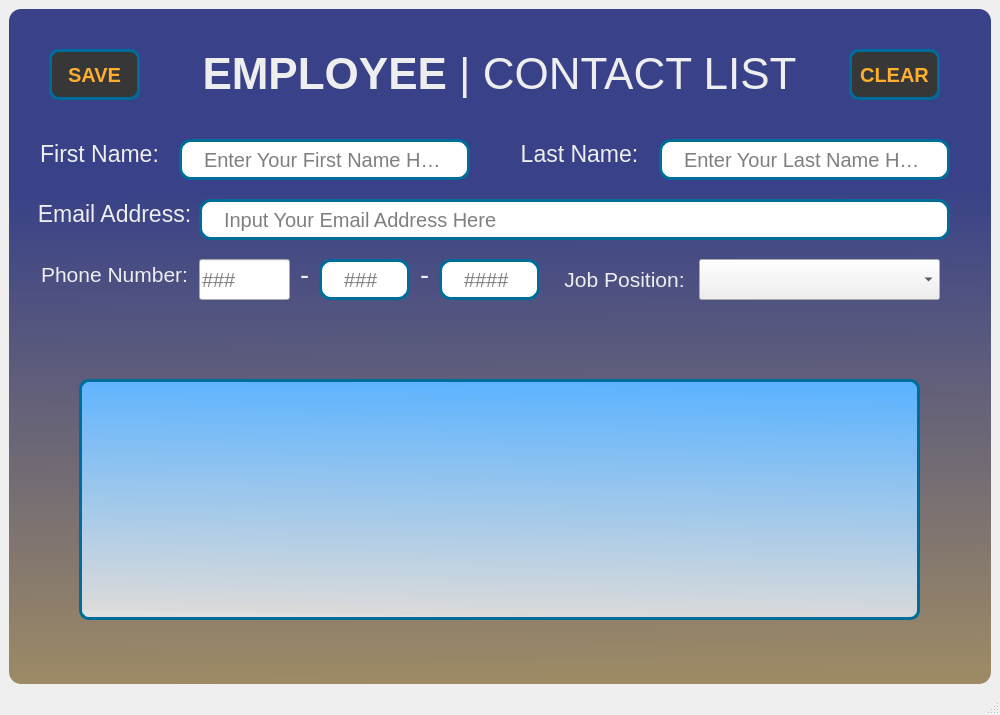
<?xml version="1.0" encoding="UTF-8"?>
<ui version="4.0">
 <class>ContactListMainScreen</class>
 <widget class="QMainWindow" name="ContactListMainScreen">
  <property name="geometry">
   <rect>
    <x>0</x>
    <y>0</y>
    <width>1000</width>
    <height>715</height>
   </rect>
  </property>
  <property name="minimumSize">
   <size>
    <width>1000</width>
    <height>700</height>
   </size>
  </property>
  <property name="windowTitle">
   <string>MainWindow</string>
  </property>
  <widget class="QWidget" name="centralwidget">
   <layout class="QHBoxLayout" name="horizontalLayout">
    <item>
     <widget class="QFrame" name="Backgrondframe">
      <property name="styleSheet">
       <string notr="true">QFrame{
	
	background-color: qlineargradient(spread:pad, x1:0.539773, y1:1, x2:0.528636, y2:0.266, stop:0 rgba(158, 139, 101, 255), stop:1 rgba(57, 66, 136, 255));
	color: rgb(230, 230, 230);
	border-radius: 12px;
}</string>
      </property>
      <property name="frameShape">
       <enum>QFrame::StyledPanel</enum>
      </property>
      <property name="frameShadow">
       <enum>QFrame::Raised</enum>
      </property>
      <widget class="QLabel" name="label_mainTitle">
       <property name="geometry">
        <rect>
         <x>0</x>
         <y>30</y>
         <width>981</width>
         <height>71</height>
        </rect>
       </property>
       <property name="font">
        <font>
         <family>Segoe UI</family>
         <pointsize>33</pointsize>
        </font>
       </property>
       <property name="styleSheet">
        <string notr="true">color: rgb(238, 238, 238);
background: transparent;</string>
       </property>
       <property name="text">
        <string>&lt;html&gt;&lt;head/&gt;&lt;body&gt;&lt;p&gt;&lt;span style=&quot; font-weight:600;&quot;&gt;EMPLOYEE&lt;/span&gt; | CONTACT LIST&lt;/p&gt;&lt;/body&gt;&lt;/html&gt;</string>
       </property>
       <property name="alignment">
        <set>Qt::AlignCenter</set>
       </property>
      </widget>
      <widget class="QLineEdit" name="lineEdit_firstName">
       <property name="geometry">
        <rect>
         <x>170</x>
         <y>130</y>
         <width>291</width>
         <height>41</height>
        </rect>
       </property>
       <property name="font">
        <font>
         <family>Segoe UI</family>
         <pointsize>15</pointsize>
        </font>
       </property>
       <property name="styleSheet">
        <string notr="true">QLineEdit {
	border: 3px solid rgb(0, 108, 154);
	border-radius: 12px;
	color: rgb(0, 0, 0);
	padding-left: 20px;
	padding-right: 20px; 
	background-color: rgb(255, 255, 255);
}

QLineEdit:hover {
	border: 2px solid rgb(0, 165, 230);
}

QLineEdit:focus{
	border: 2px solid rgb(85, 170, 255);
	
	background-color: rgb(198, 198, 198);
}</string>
       </property>
       <property name="placeholderText">
        <string>Enter Your First Name Here</string>
       </property>
      </widget>
      <widget class="QLabel" name="label_firstName">
       <property name="geometry">
        <rect>
         <x>20</x>
         <y>110</y>
         <width>141</width>
         <height>71</height>
        </rect>
       </property>
       <property name="font">
        <font>
         <family>Segoe UI</family>
         <pointsize>17</pointsize>
        </font>
       </property>
       <property name="styleSheet">
        <string notr="true">color: rgb(238, 238, 238);
background: transparent;</string>
       </property>
       <property name="text">
        <string>&lt;html&gt;&lt;head/&gt;&lt;body&gt;&lt;p&gt;First Name:&lt;/p&gt;&lt;/body&gt;&lt;/html&gt;</string>
       </property>
       <property name="alignment">
        <set>Qt::AlignCenter</set>
       </property>
      </widget>
      <widget class="QLabel" name="label_emailAddress">
       <property name="geometry">
        <rect>
         <x>20</x>
         <y>170</y>
         <width>171</width>
         <height>71</height>
        </rect>
       </property>
       <property name="font">
        <font>
         <family>Segoe UI</family>
         <pointsize>17</pointsize>
        </font>
       </property>
       <property name="styleSheet">
        <string notr="true">color: rgb(238, 238, 238);
background: transparent;</string>
       </property>
       <property name="text">
        <string>&lt;html&gt;&lt;head/&gt;&lt;body&gt;&lt;p&gt;Email Address:&lt;/p&gt;&lt;/body&gt;&lt;/html&gt;</string>
       </property>
       <property name="alignment">
        <set>Qt::AlignCenter</set>
       </property>
      </widget>
      <widget class="QLineEdit" name="lineEdit_emailAddress">
       <property name="geometry">
        <rect>
         <x>190</x>
         <y>190</y>
         <width>751</width>
         <height>41</height>
        </rect>
       </property>
       <property name="font">
        <font>
         <family>Segoe UI</family>
         <pointsize>15</pointsize>
        </font>
       </property>
       <property name="styleSheet">
        <string notr="true">QLineEdit {
	border: 3px solid rgb(0, 108, 154);
	border-radius: 12px;
	color: rgb(0, 0, 0);
	padding-left: 20px;
	padding-right: 20px; 
	background-color: rgb(255, 255, 255);
}

QLineEdit:hover {
	border: 2px solid rgb(0, 165, 230);
}

QLineEdit:focus{
	border: 2px solid rgb(85, 170, 255);
	
	background-color: rgb(198, 198, 198);
}</string>
       </property>
       <property name="placeholderText">
        <string>Input Your Email Address Here</string>
       </property>
      </widget>
      <widget class="QLineEdit" name="lineEdit_lastName">
       <property name="geometry">
        <rect>
         <x>650</x>
         <y>130</y>
         <width>291</width>
         <height>41</height>
        </rect>
       </property>
       <property name="font">
        <font>
         <family>Segoe UI</family>
         <pointsize>15</pointsize>
        </font>
       </property>
       <property name="styleSheet">
        <string notr="true">QLineEdit {
	border: 3px solid rgb(0, 108, 154);
	border-radius: 12px;
	color: rgb(0, 0, 0);
	padding-left: 20px;
	padding-right: 20px; 
	background-color: rgb(255, 255, 255);
}

QLineEdit:hover {
	border: 2px solid rgb(0, 165, 230);
}

QLineEdit:focus{
	border: 2px solid rgb(85, 170, 255);
	
	background-color: rgb(198, 198, 198);
}</string>
       </property>
       <property name="placeholderText">
        <string>Enter Your Last Name Here</string>
       </property>
      </widget>
      <widget class="QLabel" name="label_lastName">
       <property name="geometry">
        <rect>
         <x>500</x>
         <y>110</y>
         <width>141</width>
         <height>71</height>
        </rect>
       </property>
       <property name="font">
        <font>
         <family>Segoe UI</family>
         <pointsize>17</pointsize>
        </font>
       </property>
       <property name="styleSheet">
        <string notr="true">color: rgb(238, 238, 238);
background: transparent;</string>
       </property>
       <property name="text">
        <string>&lt;html&gt;&lt;head/&gt;&lt;body&gt;&lt;p&gt;Last Name:&lt;/p&gt;&lt;/body&gt;&lt;/html&gt;</string>
       </property>
       <property name="alignment">
        <set>Qt::AlignCenter</set>
       </property>
      </widget>
      <widget class="QLabel" name="label_phoneNumber">
       <property name="geometry">
        <rect>
         <x>20</x>
         <y>230</y>
         <width>171</width>
         <height>71</height>
        </rect>
       </property>
       <property name="font">
        <font>
         <family>Segoe UI</family>
         <pointsize>16</pointsize>
        </font>
       </property>
       <property name="styleSheet">
        <string notr="true">color: rgb(238, 238, 238);
background: transparent;</string>
       </property>
       <property name="text">
        <string>&lt;html&gt;&lt;head/&gt;&lt;body&gt;&lt;p&gt;Phone Number:&lt;/p&gt;&lt;/body&gt;&lt;/html&gt;</string>
       </property>
       <property name="alignment">
        <set>Qt::AlignCenter</set>
       </property>
      </widget>
      <widget class="QComboBox" name="comboBox_jobPosition">
       <property name="geometry">
        <rect>
         <x>690</x>
         <y>250</y>
         <width>241</width>
         <height>41</height>
        </rect>
       </property>
       <property name="font">
        <font>
         <family>Segoe UI</family>
         <pointsize>15</pointsize>
        </font>
       </property>
       <property name="editable">
        <bool>false</bool>
       </property>
       <property name="currentText">
        <string/>
       </property>
       <property name="placeholderText">
        <string>Select Job Title Here</string>
       </property>
       <item>
        <property name="text">
         <string>Receptionist</string>
        </property>
       </item>
       <item>
        <property name="text">
         <string>Web Developer</string>
        </property>
       </item>
       <item>
        <property name="text">
         <string>Data Analyst</string>
        </property>
       </item>
       <item>
        <property name="text">
         <string>Software Engineer</string>
        </property>
       </item>
       <item>
        <property name="text">
         <string>Designer</string>
        </property>
       </item>
       <item>
        <property name="text">
         <string>Marketing Manager</string>
        </property>
       </item>
       <item>
        <property name="text">
         <string>Illustrator</string>
        </property>
       </item>
       <item>
        <property name="text">
         <string>Network Administrator</string>
        </property>
       </item>
       <item>
        <property name="text">
         <string>Graphic Designer</string>
        </property>
       </item>
       <item>
        <property name="text">
         <string>Brand Ambassador</string>
        </property>
       </item>
      </widget>
      <widget class="QLineEdit" name="lineEdit_phoneNumber1">
       <property name="geometry">
        <rect>
         <x>190</x>
         <y>250</y>
         <width>91</width>
         <height>41</height>
        </rect>
       </property>
       <property name="sizePolicy">
        <sizepolicy hsizetype="Fixed" vsizetype="Fixed">
         <horstretch>0</horstretch>
         <verstretch>0</verstretch>
        </sizepolicy>
       </property>
       <property name="font">
        <font>
         <family>Segoe UI</family>
         <pointsize>15</pointsize>
        </font>
       </property>
       <property name="styleSheet">
        <string notr="true">QLineEdit {
	setMaxLength: 3;
	border: 3px solid rgb(0, 108, 154);
	border-radius: 12px;
	color: rgb(0, 0, 0);
	padding-left: 20px;
	padding-right: 20px; 
	background-color: rgb(255, 255, 255);
}

QLineEdit:hover {
	border: 2px solid rgb(0, 165, 230);
}

QLineEdit:focus{
	border: 2px solid rgb(85, 170, 255);
	
	background-color: rgb(198, 198, 198);
}

QLineEdit::setMaxLength(3);
QLineEdit::setMaxLenght (3);</string>
       </property>
       <property name="placeholderText">
        <string>###</string>
       </property>
      </widget>
      <widget class="QLineEdit" name="lineEdit_phoneNumber2">
       <property name="geometry">
        <rect>
         <x>310</x>
         <y>250</y>
         <width>91</width>
         <height>41</height>
        </rect>
       </property>
       <property name="font">
        <font>
         <family>Segoe UI</family>
         <pointsize>15</pointsize>
        </font>
       </property>
       <property name="styleSheet">
        <string notr="true">QLineEdit {
	border: 3px solid rgb(0, 108, 154);
	border-radius: 12px;
	color: rgb(0, 0, 0);
	padding-left: 20px;
	padding-right: 20px; 
	background-color: rgb(255, 255, 255);
}

QLineEdit:hover {
	border: 2px solid rgb(0, 165, 230);
}

QLineEdit:focus{
	border: 2px solid rgb(85, 170, 255);
	
	background-color: rgb(198, 198, 198);
}</string>
       </property>
       <property name="placeholderText">
        <string>###</string>
       </property>
      </widget>
      <widget class="QLineEdit" name="lineEdit_phoneNumber3">
       <property name="geometry">
        <rect>
         <x>430</x>
         <y>250</y>
         <width>101</width>
         <height>41</height>
        </rect>
       </property>
       <property name="font">
        <font>
         <family>Segoe UI</family>
         <pointsize>15</pointsize>
        </font>
       </property>
       <property name="styleSheet">
        <string notr="true">QLineEdit {
	border: 3px solid rgb(0, 108, 154);
	border-radius: 12px;
	color: rgb(0, 0, 0);
	padding-left: 20px;
	padding-right: 20px; 
	background-color: rgb(255, 255, 255);
}

QLineEdit:hover {
	border: 2px solid rgb(0, 165, 230);
}

QLineEdit:focus{
	border: 2px solid rgb(85, 170, 255);
	
	background-color: rgb(198, 198, 198);
}</string>
       </property>
       <property name="placeholderText">
        <string>####</string>
       </property>
      </widget>
      <widget class="QLabel" name="label_hyphen1">
       <property name="geometry">
        <rect>
         <x>270</x>
         <y>240</y>
         <width>51</width>
         <height>51</height>
        </rect>
       </property>
       <property name="font">
        <font>
         <family>Segoe UI</family>
         <pointsize>20</pointsize>
        </font>
       </property>
       <property name="styleSheet">
        <string notr="true">color: rgb(238, 238, 238);
background: transparent;</string>
       </property>
       <property name="text">
        <string>&lt;html&gt;&lt;head/&gt;&lt;body&gt;&lt;p&gt;-&lt;/p&gt;&lt;/body&gt;&lt;/html&gt;</string>
       </property>
       <property name="alignment">
        <set>Qt::AlignCenter</set>
       </property>
      </widget>
      <widget class="QLabel" name="label_hyphen2">
       <property name="geometry">
        <rect>
         <x>390</x>
         <y>240</y>
         <width>51</width>
         <height>51</height>
        </rect>
       </property>
       <property name="font">
        <font>
         <family>Segoe UI</family>
         <pointsize>20</pointsize>
        </font>
       </property>
       <property name="styleSheet">
        <string notr="true">color: rgb(238, 238, 238);
background: transparent;</string>
       </property>
       <property name="text">
        <string>&lt;html&gt;&lt;head/&gt;&lt;body&gt;&lt;p&gt;-&lt;/p&gt;&lt;/body&gt;&lt;/html&gt;</string>
       </property>
       <property name="alignment">
        <set>Qt::AlignCenter</set>
       </property>
      </widget>
      <widget class="QLabel" name="label_jobPosition">
       <property name="geometry">
        <rect>
         <x>550</x>
         <y>220</y>
         <width>131</width>
         <height>101</height>
        </rect>
       </property>
       <property name="font">
        <font>
         <family>Segoe UI</family>
         <pointsize>16</pointsize>
        </font>
       </property>
       <property name="styleSheet">
        <string notr="true">color: rgb(238, 238, 238);
background: transparent;</string>
       </property>
       <property name="text">
        <string>&lt;html&gt;&lt;head/&gt;&lt;body&gt;&lt;p&gt;Job Position:&lt;/p&gt;&lt;/body&gt;&lt;/html&gt;</string>
       </property>
       <property name="alignment">
        <set>Qt::AlignCenter</set>
       </property>
      </widget>
      <widget class="QPushButton" name="pushButton_save">
       <property name="geometry">
        <rect>
         <x>40</x>
         <y>40</y>
         <width>91</width>
         <height>51</height>
        </rect>
       </property>
       <property name="font">
        <font>
         <family>Segoe UI</family>
         <pointsize>15</pointsize>
         <weight>75</weight>
         <bold>true</bold>
        </font>
       </property>
       <property name="styleSheet">
        <string notr="true">QPushButton {
	border: 3px solid rgb(0, 108, 154);
	border-radius: 10px;
	
	color: rgb(255, 175, 46);
	padding-left: 5px;
	padding-right: 5px; 
	background-color: rgb(55, 55, 55);
}
</string>
       </property>
       <property name="text">
        <string>SAVE</string>
       </property>
       <property name="autoDefault">
        <bool>false</bool>
       </property>
      </widget>
      <widget class="QLabel" name="label_information">
       <property name="geometry">
        <rect>
         <x>30</x>
         <y>300</y>
         <width>921</width>
         <height>71</height>
        </rect>
       </property>
       <property name="font">
        <font>
         <family>Segoe UI</family>
         <pointsize>12</pointsize>
         <weight>75</weight>
         <bold>true</bold>
        </font>
       </property>
       <property name="styleSheet">
        <string notr="true">color: rgb(255, 0, 4);
background: transparent;</string>
       </property>
       <property name="text">
        <string>&lt;html&gt;&lt;head/&gt;&lt;body&gt;&lt;p&gt;&lt;br/&gt;&lt;/p&gt;&lt;/body&gt;&lt;/html&gt;</string>
       </property>
       <property name="alignment">
        <set>Qt::AlignCenter</set>
       </property>
      </widget>
      <widget class="QTableWidget" name="tableWidget_display">
       <property name="geometry">
        <rect>
         <x>70</x>
         <y>370</y>
         <width>841</width>
         <height>241</height>
        </rect>
       </property>
       <property name="font">
        <font>
         <pointsize>15</pointsize>
        </font>
       </property>
       <property name="styleSheet">
        <string notr="true">border: 3px solid rgb(0, 108, 154);
border-radius: 10px;
background-color: qlineargradient(spread:pad, x1:0.528, y1:0, x2:0.465909, y2:1, stop:0 rgba(92, 179, 255, 255), stop:0.982955 rgba(218, 218, 218, 255), stop:1 rgba(225, 225, 225, 255));
color: rgb(0, 0, 0);</string>
       </property>
      </widget>
      <widget class="QPushButton" name="pushButton_clear">
       <property name="geometry">
        <rect>
         <x>840</x>
         <y>40</y>
         <width>91</width>
         <height>51</height>
        </rect>
       </property>
       <property name="font">
        <font>
         <family>Segoe UI</family>
         <pointsize>15</pointsize>
         <weight>75</weight>
         <bold>true</bold>
        </font>
       </property>
       <property name="styleSheet">
        <string notr="true">QPushButton {
	border: 3px solid rgb(0, 108, 154);
	border-radius: 10px;
	
	color: rgb(255, 175, 46);
	padding-left: 5px;
	padding-right: 5px; 
	background-color: rgb(55, 55, 55);
}
</string>
       </property>
       <property name="text">
        <string>CLEAR</string>
       </property>
       <property name="autoDefault">
        <bool>false</bool>
       </property>
      </widget>
     </widget>
    </item>
   </layout>
  </widget>
  <widget class="QMenuBar" name="menubar">
   <property name="geometry">
    <rect>
     <x>0</x>
     <y>0</y>
     <width>1000</width>
     <height>21</height>
    </rect>
   </property>
  </widget>
  <widget class="QStatusBar" name="statusbar"/>
 </widget>
 <resources/>
 <connections/>
</ui>
